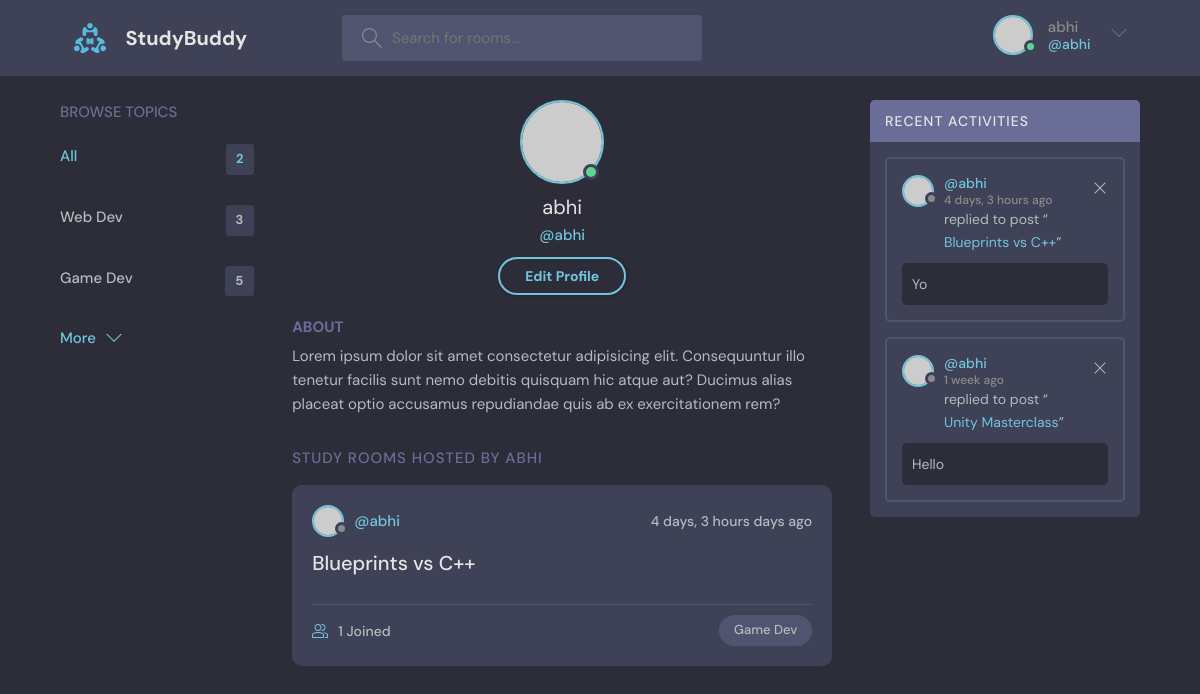
Screenshot of /profile/7/ (signed in) with the database file from the repository.
### base/models.py (models this page shows, shortened)
class Topic(models.Model):
    name = models.CharField(max_length=200)

class Room(models.Model):
    host = models.ForeignKey(User, on_delete=models.SET_NULL, null=True)
    topic = models.ForeignKey(Topic, on_delete=models.SET_NULL, null=True)
    name = models.CharField(max_length=200)
    description = models.TextField(null=True, blank=True)
    participants = models.ManyToManyField(User, related_name='participants', blank=True)
    updated = models.DateTimeField(auto_now=True)
    created = models.DateTimeField(auto_now_add=True)
    class Meta:
        ordering = ['-updated', '-created']
    def __str__(self):
        return self.name

class Message(models.Model):
    user  = models.ForeignKey(User, on_delete=models.CASCADE)
    room = models.ForeignKey(Room, on_delete=models.CASCADE)
    body = models.TextField()
    updated = models.DateTimeField(auto_now=True)
    created = models.DateTimeField(auto_now_add=True)
    class Meta:
        ordering = ['-updated', '-created']

### base/views.py (the view)
# urls.py: path('profile/<str:pk>/', views.userProfile, name="user-profile"),
def userProfile(request, pk):
    user = User.objects.get(id=pk)
    rooms = user.room_set.all()
    room_messages = user.message_set.all()
    topics = Topic.objects.all()
    context = { 'user': user, 'rooms': rooms, 'room_messages': room_messages, 'topics': topics }
    return render(request, 'base/profile.html', context)

### base/templates/base/profile.html
{% extends 'main.html' %}
{% block content %}
  <main class="profile-page layout layout--3">
    <div class="container">
      {% include 'base/topics_component.html' %}
      <div class="roomList">
        <div class="profile">
          <div class="profile__avatar">
            <div class="avatar avatar--large active">
              <img src="https://randomuser.me/api/portraits/men/11.jpg" />
            </div>
          </div>
          <div class="profile__info">
            <h3>{{user.username}}</h3>
            <p>@{{user.username}}</p>
            <a href="edit-user.html" class="btn btn--main btn--pill">Edit Profile</a>
          </div>
          <div class="profile__about">
            <h3>About</h3>
            <p>
              Lorem ipsum dolor sit amet consectetur adipisicing elit. Consequuntur illo tenetur
              facilis sunt nemo debitis quisquam hic atque aut? Ducimus alias placeat optio
              accusamus repudiandae quis ab ex exercitationem rem?
            </p>
          </div>
        </div>
        <div class="roomList__header">
          <div>
            <h2>Study Rooms Hosted by {{user.username}}</a>
            </h2>
          </div>
        </div>
        {% include 'base/feed_component.html' %}
      </div>
      {% include 'base/activity_component.html' %}
    </div>
  </main>
</body>
{% endblock content %}

### templates/navbar.html (shortened to what this page needs)
{% load static %}
<header class="header header--loggedIn">
    <div class="container">
      <a href="{% url 'home' %}" class="header__logo">
        <img src="{% static 'images/logo.svg' %}"/>
        <h1>StudyBuddy</h1>
      </a>
      <form class="header__search" method="GET" action="{% url 'home' %}">
        <label>
          <input name="q" placeholder="Search for rooms..." />
        </label>
      </form>
      <nav class="header__menu">
        {% if request.user.is_authenticated %}
        <div class="header__user">
          <a href="profile.html">
            <div class="avatar avatar--medium active">
              <img src="https://randomuser.me/api/portraits/men/37.jpg" />
            </div>
            <p>{{request.user.username}}<span>@{{request.user.username}}</span></p>
          </a>
          <button class="dropdown-button">
            <svg version="1.1" xmlns="http://www.w3.org/2000/svg" width="32" height="32" viewBox="0 0 32 32">
              <title>chevron-down</title>
              <path d="M16 21l-13-13h-3l16 16 16-16h-3l-13 13z"></path>
            </svg>
          </button>
        </div>
        {% else %}
        <a href="{% url 'login' %}">
          <img src="{% static 'images/avatar.svg' %}" />
          <button class="button" >login</button>
        </a>
        {% endif %}
      </nav>
    </div>
  </header>

### base/templates/base/topics_component.html
<div class="topics">
    <div class="topics__header">
      <h2>Browse Topics</h2>
    </div>
    <ul class="topics__list">
      <li>
        <a href="{% url 'home' %}" class="active">All<span>{{topics.count}}</span></a>
      </li>
      {% for topic in topics %}
      <li>
        <a href="{% url 'home' %}?q={{topic.name}}">{{topic.name}}<span>{{topic.room_set.all.count}}</span></a>
      </li>
      {% endfor %}
    </ul>
    <a class="btn btn--link" href="topics.html">
      More
      <svg
        version="1.1"
        xmlns="http://www.w3.org/2000/svg"
        width="32"
        height="32"
        viewBox="0 0 32 32"
      >
        <title>chevron-down</title>
        <path d="M16 21l-13-13h-3l16 16 16-16h-3l-13 13z"></path>
      </svg>
    </a>
  </div>

### base/templates/base/feed_component.html (shortened to what this page needs)
{% for room in rooms%}
<div class="roomListRoom">
  <div class="roomListRoom__header">
    <a href="{% url 'user-profile' room.host.id %}" class="roomListRoom__author">
      <div class="avatar avatar--small">
        <img src="https://randomuser.me/api/portraits/women/11.jpg" />
      </div>
      <span>@{{room.host.username}}</span>
    </a>
    <div class="roomListRoom__actions">
      <span>{{room.created|timesince}} days ago</span>
    </div>
  </div>
  <div class="roomListRoom__content">
    <a href="{% url 'room' room.id %}">{{room.name}}</a>
  </div>
  <div class="roomListRoom__meta">
    <a href="{% url 'room' room.id %}" class="roomListRoom__joined">
      {{room.participants.all.count}} Joined
    </a>
    <p class="roomListRoom__topic">{{room.topic.name}}</p>
  </div>
</div>
{% endfor %}

### base/templates/base/activity_component.html
<div class="activities">
  <div class="activities__header">
    <h2>Recent Activities</h2>
  </div>
  {% for message in room_messages %}
  <div class="activities__box">
    <div class="activities__boxHeader roomListRoom__header">
      <a href="{% url 'user-profile' message.user.id %}" class="roomListRoom__author">
        <div class="avatar avatar--small">
          <img src="https://randomuser.me/api/portraits/women/11.jpg" />
        </div>
        <p>
          @{{message.user}}
          <span> {{message.created|timesince}} ago</span>
        </p>
      </a>
      {% if message.user == request.user %}
      <div class="roomListRoom__actions">
        <a href="{% url 'delete-message' message.id %}">
          <svg
            version="1.1"
            xmlns="http://www.w3.org/2000/svg"
            width="32"
            height="32"
            viewBox="0 0 32 32"
          >
            <title>Delete</title>
            <path
              d="M27.314 6.019l-1.333-1.333-9.98 9.981-9.981-9.981-1.333 1.333 9.981 9.981-9.981 9.98 1.333 1.333 9.981-9.98 9.98 9.98 1.333-1.333-9.98-9.98 9.98-9.981z"
            ></path>
          </svg>
        </a>
      </div>
      {% endif %}
    </div>
    <div class="activities__boxContent">
      <p>
        replied to post “<a href="{% url 'room' message.room.id %}">{{message.room}}</a
        >”
      </p>
      <div class="activities__boxRoomContent">
        {{message.body}}
      </div>
    </div>
  </div>
  {% endfor %}
</div>

### rows the page displays
Topic: name "Web Dev", room_set.all.count "3"
Topic: name "Game Dev", room_set.all.count "5"
Room: host.username "abhi", created "4 days, 3 hours", name "Blueprints vs C++", participants.all.count "1", topic.name "Game Dev"
Message: user "abhi", created "4 days, 3 hours", room "Blueprints vs C++", body "Yo"
Message: user "abhi", created "1 week", room "Unity Masterclass", body "Hello"

### other values shown
{{ request.user.username }} "abhi"
{{ topics.count }} "2"
{{ user.username }} "abhi"
{{ user.username }} "ABHI"
